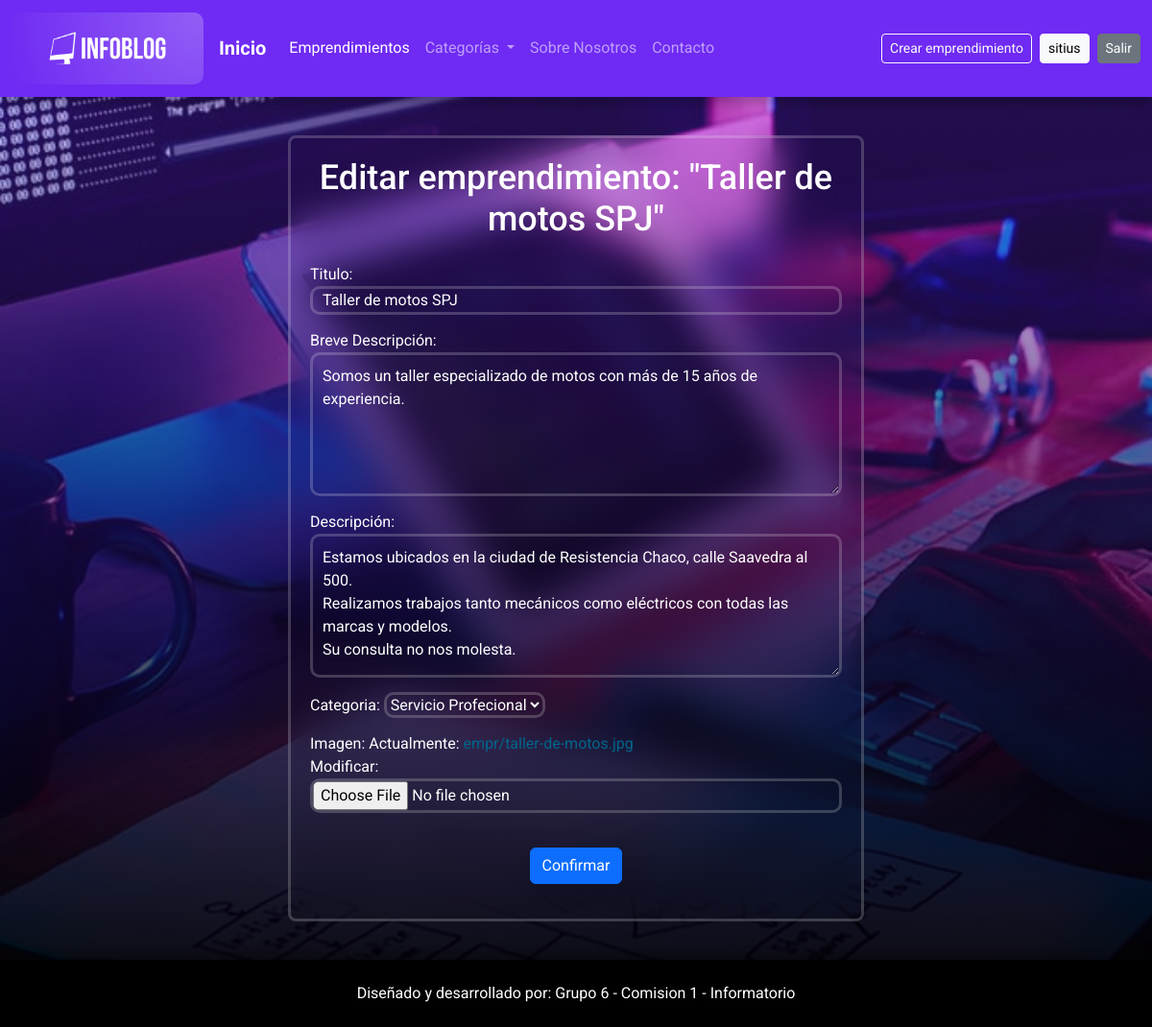
Screenshot of /emprendimientos/Editar/45 (signed in) with the database file from the repository.
### apps/empr/models.py (models this page shows, shortened)
class Emprendimientos(models.Model):
    creado = models.DateTimeField(
		'creado',
		auto_now_add=True
	)
    modificado = models.DateTimeField(
		'modificado',
		auto_now=True
	)
    titulo = models.CharField(max_length=80)
    resumen = models.TextField()
    contenido = models.TextField()
    autor = models.ForeignKey(User, on_delete = models.CASCADE)
    imagen = models.ImageField(upload_to= 'empr')
    categoria = models.ForeignKey(Categoria, on_delete = models.CASCADE)

### apps/empr/views.py (the view, shortened to what this page needs)
# urls.py: path('Editar/<int:pk>', views.EditarEmprendimientos.as_view(), name="editar_emprendimientos"),
class EditarEmprendimientos(LoginRequiredMixin, UserPassesTestMixin, UpdateView):
    model = Emprendimientos
    form_class = Form_Modificacion
    template_name = 'empr/editar.html'
    def test_func(self):
        return self.request.user.is_staff
    def get_context_data(self, **kwargs):
        context = super().get_context_data(**kwargs)
        context['emprendimiento_id'] = self.object.pk
        return context
    def dispatch(self, request, *args, **kwargs):
        if not self.test_func():
            return self.handle_no_permission()
        return super().dispatch(request, *args, **kwargs)

### apps/empr/forms.py
class Form_Modificacion(forms.ModelForm):
    class Meta:
        model = Emprendimientos
        fields = ('titulo','resumen','contenido','categoria','imagen')
        labels = {
            'resumen': 'Breve Descripción',
            'contenido': 'Descripción',
        }

### apps/empr/models.py (called while the page is built)
    def __str__(self):
        return self.nombre

### proyectoFinal/context_processors.py (called while the page is built)
def categorias_processor(request):
    cat_context = Categoria.objects.all()
    num_categorias = len(cat_context)
    return {
        'cat_context': cat_context,
        'num_categorias': num_categorias,
    }

def emprendimientos_processor(request):
    emprendimientos = Emprendimientos.objects.all()
    num_emprendimientos = len(emprendimientos)
    return{
        'empr_context': emprendimientos,
        'num_emprendimientos': num_emprendimientos,
    }

def usuarios_processor(request):
    usuarios = User.objects.all()
    num_usuarios = len(usuarios)
    return{
        'num_usuarios': num_usuarios
    }

def emprendimientos_categorias(request):
    categorias = Categoria.objects.filter(emprendimientos__isnull=False).distinct()
    emprendimientos_por_categoria = {}
    paginate_by = 6
    for cat in categorias:
        emprendimientos = Emprendimientos.objects.filter(categoria=cat)
        emprendimientos_por_categoria[cat] = emprendimientos
    return {'empr_cat': emprendimientos_por_categoria}

### templates/empr/editar.html
{% extends 'base.html' %}
{% block css %}
{% load static %}
<link rel="stylesheet" href="{% static 'css/style_crear.css'%}">
{% endblock css %}
{% block contenido %}
<div class="base">
  <form class="contenedor" action="" method="post" enctype="multipart/form-data">{% csrf_token %}
  <h3 class="mb-4">Editar emprendimiento: "{{object.titulo}}"</h3>
    {{form.as_div}}
    <p><input type="submit" class="btn btn-primary btn-block" value="Confirmar"></p>
  </form>
</div>
{% endblock contenido %}

### templates/base.html (shortened to what this page needs)
{% load static %}
{% load humanize %}
<!DOCTYPE html>
<html lang="es">
    <head>
        {% block css %}
        {% endblock css %}
        <link href="https://cdn.jsdelivr.net/npm/bootstrap@5.3.0/dist/css/bootstrap.min.css" rel="stylesheet">
        <link rel="stylesheet" href="{% static 'css/style.css'%}">
    </head>
    <body>
        {% if user.is_authenticated %}
        <nav class="navbar navbar-expand-lg" data-bs-theme="dark" style="background-color: #6F2AF3;">
            <div class="container-fluid">
                <a class="navbar-brand" href="{% url 'home' %}">
                    <img src="{% static 'img/InfoBlog_Logo.png'%}" alt="Bootstrap" class="estlogo">
                </a>
                <a class="navbar-brand mb-0 h1 fw-bold" href="{% url 'home' %}" >Inicio</a>
                <div class="collapse navbar-collapse" id="navbarSupportedContent">
                    <ul class="navbar-nav me-auto mb-2 mb-lg-0">
                        <li class="nav-item">
                            <a class="nav-link active" aria-current="page" href="{% url 'empr:listar_emprendimientos' %}">Emprendimientos</a>
                        </li>
                        <li class="nav-item dropdown">
                            <a class="nav-link dropdown-toggle" href="#" role="button" data-bs-toggle="dropdown" aria-expanded="false">
                                Categorías
                            </a>
                        </li>
                        <li class="nav-item">
                            <a class="nav-link" href="{% url 'sobre_nosotros' %}">Sobre Nosotros</a>
                        </li>
                        <li class="nav-item">
                            <a class="nav-link" href="{% url 'contactos:contacto' %}">Contacto</a>
                        </li>
                    </ul>
                    <div class="d-grid gap-2 d-md-flex justify-content-md-end">
                        {%if user.is_staff%}
                        <a href="{%url 'empr:crear_empredimiento'%}" class="btn btn-outline-light btn-sm">Crear emprendimiento</a>
                        {%endif%}
                        <a href="{% url 'perfil' %}"><button type="button" class="btn btn-light btn-sm">{{ user.username }}</button></a>
                        <a href="{% url 'logout' %}"><button type="button" class="btn btn-secondary btn-sm">Salir</button></a>
                    </div>
                    {% endif %}
                </div>
            </div>
        </nav>
       {% block contenido %}
       {% endblock contenido %}
       <footer><p>Diseñado y desarrollado por: Grupo 6 - Comision 1 - Informatorio</p></footer>
    </body>
</html>

### static/css/style_crear.css (style rules this page uses)
* { margin: 0; padding: 0; }
.base { display: flex; justify-content: center; align-items: center; background:linear-gradient(rgba(111,42,243,0.3), rgba(0,0,0,0.9)), url("../img/login/fondo1.jpg"); background-size: cover; height: auto; }
.contenedor { width: 600px; background: transparent; backdrop-filter: blur(20px); color: white; padding: 20px; margin: 40px; border: solid; border-radius: 8px; border-color: rgba(255, 255, 255, 0.2); }
.contenedor .mb-4 { font-size: 36px; text-align: center; }
.contenedor div { margin: 15px 0 15px 0; }
.contenedor div textarea { display: block; width: 100%; height: 150px; padding: 10px; background: transparent; border: 3px solid rgba(255, 255, 255, 0.2); border-radius: 10px; color: white; }
.contenedor div input { display: block; width: 100%; background: transparent; border: 3px solid rgba(255, 255, 255, 0.2); border-radius: 10px; color: white; }
#id_titulo { padding: 0 10px; }
.contenedor div select { background: transparent; border: 3px solid rgba(255, 255, 255, 0.2); border-radius: 10px; color: white; }
.contenedor div select option { background: black; }
.contenedor p { margin-top: 36px; display: flex; justify-content: center; }

### static/css/style.css (style rules this page uses)
* { margin: 0; padding: 0; -webkit-box-sizing: border-box; -moz-box-sizing: border-box; box-sizing: border-box; }
body { padding: 0; margin: 0; background: linear-gradient(rgba(111,42,243,0.5), rgba(111,42,243,0.2)) ,url("../img/fondo-claro2.jpg"); background-size:cover; font-family: 'Roboto', 'Open Sans', Arial, Helvetica, Sans-serif, Verdana; }
a { text-decoration: none; }
nav { box-shadow: 0 5px 15px rgba(0, 0, 0, 0.3); }
.estlogo { width: 200px; border-radius: 10px; }
footer { background: black; display: absolute; bottom: 0; width: 100%; height: 70px; text-align: center; padding: 10px; box-shadow: 0 -5px 15px rgba(0, 0, 0, 0.3); }
footer p { color: white; padding: 3px; margin-top: 10px; }
a { color: #03658c; text-decoration: none; }
ul { list-style-type: none; }

### rows the page displays
Emprendimientos: titulo "Taller de motos SPJ", resumen "Somos un taller especializado de motos con más de 15 años de experiencia.", contenido "Estamos ubicados en la ciudad de Resistencia Chaco, calle Saavedra al 500. Realizamos trabajos tanto mecánicos como eléctricos con todas las marcas y modelos. Su consulta no nos molesta.", categoria "Servicio Profecional"

### other values shown
{{ user.username }} "sitius"
